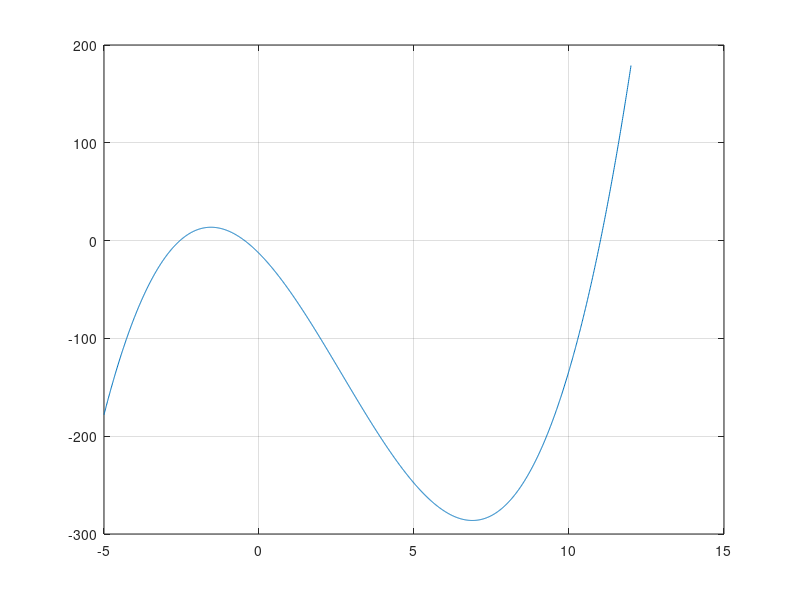

The MATLAB source for this figure:
clear all;
p = [1 -8 -32 -13];
q = [4 0 3];
r1 = conv(p, q);
r2 = deconv(p, q);
x = -5:0.01:12;

racines = roots(p);
y = polyval(p, x);
plot(x, y);
grid;
